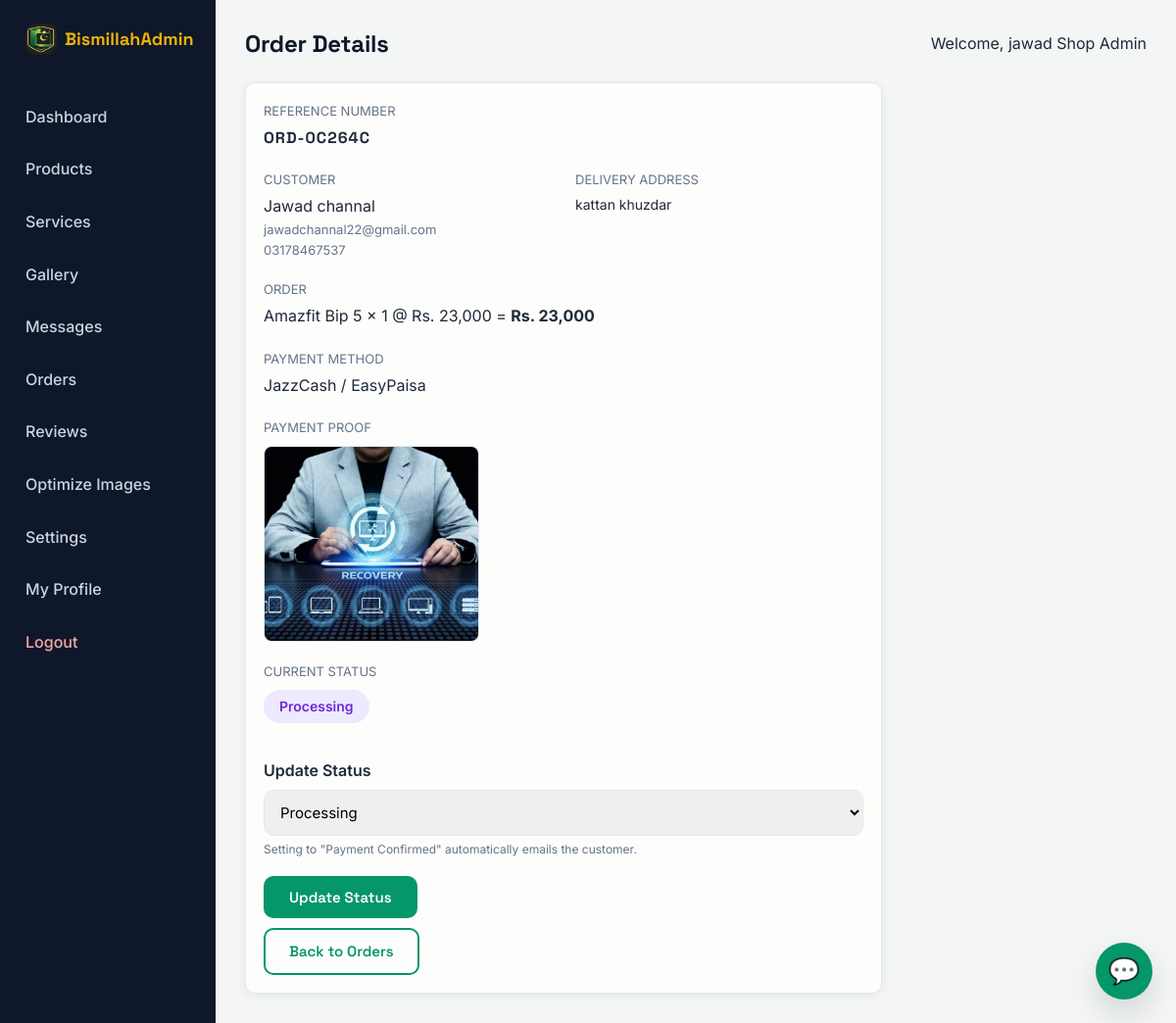
Screenshot of /admin/orders/view.php?id=1 (signed in) with the database file from the repository.
### tables this page shows
CREATE TABLE `settings` (
  `setting_id` int(11) NOT NULL,
  `logo_image` varchar(255) DEFAULT NULL,
  `updated_at` timestamp NOT NULL DEFAULT current_timestamp() ON UPDATE current_timestamp()
);

CREATE TABLE `orders` (
  `order_id` int(11) NOT NULL,
  `reference_token` varchar(12) NOT NULL,
  `product_id` int(11) DEFAULT NULL,
  `product_name_snapshot` varchar(150) NOT NULL,
  `unit_price` decimal(10,2) NOT NULL,
  `quantity` int(11) NOT NULL DEFAULT 1,
  `total_amount` decimal(10,2) NOT NULL,
  `customer_name` varchar(100) NOT NULL,
  `customer_email` varchar(150) NOT NULL,
  `customer_phone` varchar(30) NOT NULL,
  `delivery_address` text DEFAULT NULL,
  `payment_method` enum('bank_transfer','jazzcash_easypaisa') NOT NULL,
  `payment_proof_image` varchar(255) DEFAULT NULL,
  `order_status` enum('pending_payment','payment_review','confirmed','processing','completed','cancelled') NOT NULL DEFAULT 'pending_payment',
  `created_at` timestamp NOT NULL DEFAULT current_timestamp(),
  `updated_at` timestamp NOT NULL DEFAULT current_timestamp() ON UPDATE current_timestamp()
);

### includes/functions.php (called while the page is built, shortened)
<?php
function orderStatusInfo($status) {
    $map = [
        'pending_payment' => ['label' => 'Awaiting Payment', 'bg' => '#fef3c7', 'text' => '#a16207'],
        'payment_review'  => ['label' => 'Payment Under Review', 'bg' => '#dbeafe', 'text' => '#1e40af'],
        'confirmed'       => ['label' => 'Payment Confirmed', 'bg' => '#d1fae5', 'text' => '#047857'],
        'processing'      => ['label' => 'Processing', 'bg' => '#ede9fe', 'text' => '#6d28d9'],
        'completed'       => ['label' => 'Completed', 'bg' => '#dcfce7', 'text' => '#15803d'],
        'cancelled'       => ['label' => 'Cancelled', 'bg' => '#fee2e2', 'text' => '#b91c1c'],
    ];
    return $map[$status] ?? $map['pending_payment'];
}
function paymentMethodLabel($method) {
    return $method === 'bank_transfer' ? 'Bank Transfer' : 'JazzCash / EasyPaisa';
}
?>

### admin/orders/view.php (the view, shortened to what this page needs)
<?php
require '../../config/database.php';
require '../../includes/functions.php';
$orderId = (int) ($_GET['id'] ?? 0);
$stmt = $pdo->prepare("SELECT * FROM orders WHERE order_id = ?");
$stmt->execute([$orderId]);
$order = $stmt->fetch();
require '../includes/admin-header.php';
$st = orderStatusInfo($order['order_status']);
?>
<div class="card" style="max-width:650px;">
    <div class="card-body">
        <p style="color:var(--text-muted); font-size:13px; margin-bottom:4px;">REFERENCE NUMBER</p>
        <p style="font-family:var(--font-heading); font-weight:700; letter-spacing:1px; margin-bottom:20px;">ORD-<?php echo htmlspecialchars($order['reference_token']); ?></p>
        <div class="two-col-grid" style="margin-bottom:20px;">
            <div>
                <p style="color:var(--text-muted); font-size:13px; margin-bottom:4px;">CUSTOMER</p>
                <p><?php echo htmlspecialchars($order['customer_name']); ?></p>
                <p style="font-size:13px; color:var(--text-muted);"><?php echo htmlspecialchars($order['customer_email']); ?><br><?php echo htmlspecialchars($order['customer_phone']); ?></p>
            </div>
            <div>
                <p style="color:var(--text-muted); font-size:13px; margin-bottom:4px;">DELIVERY ADDRESS</p>
                <p style="font-size:14px;"><?php echo nl2br(htmlspecialchars($order['delivery_address'])); ?></p>
            </div>
        </div>
        <p style="color:var(--text-muted); font-size:13px; margin-bottom:4px;">ORDER</p>
        <p style="margin-bottom:20px;"><?php echo htmlspecialchars($order['product_name_snapshot']); ?> &times; <?php echo $order['quantity']; ?> @ Rs. <?php echo number_format($order['unit_price']); ?> = <strong>Rs. <?php echo number_format($order['total_amount']); ?></strong></p>
        <p style="color:var(--text-muted); font-size:13px; margin-bottom:4px;">PAYMENT METHOD</p>
        <p style="margin-bottom:20px;"><?php echo paymentMethodLabel($order['payment_method']); ?></p>
        <p style="color:var(--text-muted); font-size:13px; margin-bottom:8px;">PAYMENT PROOF</p>
        <?php if ($order['payment_proof_image']): ?>
            <a href="/bismillah-shop/uploads/payment-proofs/<?php echo htmlspecialchars($order['payment_proof_image']); ?>" target="_blank">
                <img src="/bismillah-shop/uploads/payment-proofs/<?php echo htmlspecialchars($order['payment_proof_image']); ?>" style="max-width:220px; border-radius:8px; margin-bottom:20px; display:block; border:1px solid var(--border);">
            </a>
        <?php else: ?>
            <p style="color:var(--text-muted); margin-bottom:20px;">No screenshot uploaded yet.</p>
        <?php endif; ?>
        <p style="color:var(--text-muted); font-size:13px; margin-bottom:8px;">CURRENT STATUS</p>
        <span class="category-badge" style="background:<?php echo $st['bg']; ?>; color:<?php echo $st['text']; ?>; font-size:14px; padding:6px 16px; margin-bottom:20px; display:inline-block;"><?php echo $st['label']; ?></span>
        <form method="POST" action="view.php?id=<?php echo $orderId; ?>" style="margin-top:16px;">
            <div class="form-group">
                <label>Update Status</label>
                <select name="order_status">
                    <option value="processing" <?php echo $order['order_status'] === 'processing' ? 'selected' : ''; ?>>Processing</option>
                </select>
                <p style="font-size:12px; color:var(--text-muted); margin-top:4px;">Setting to "Payment Confirmed" automatically emails the customer.</p>
            </div>
            <button type="submit" class="btn btn-primary">Update Status</button>
        </form>
        <a href="index.php" class="btn btn-outline" style="margin-top:10px;">Back to Orders</a>
    </div>
</div>
<?php require '../includes/admin-footer.php'; ?>

### admin/includes/admin-sidebar.php (shortened to what this page needs)
<?php $siteSettings = $pdo->query("SELECT * FROM settings LIMIT 1")->fetch(); ?>
<aside class="admin-sidebar">
    <div class="admin-logo">
        <?php if (!empty($siteSettings['logo_image'])): ?>
            <span style="display:inline-flex; align-items:center; gap:8px;">
                <img src="/bismillah-shop/uploads/branding/<?php echo htmlspecialchars($siteSettings['logo_image']); ?>" alt="Logo" class="site-logo-img" style="height:32px; width:32px;">
                <span>Bismillah<span style="color:var(--accent);">Admin</span></span>
            </span>
        <?php else: ?>
            Bismillah<span>Admin</span>
        <?php endif; ?>
    </div>
    <nav class="admin-nav">
        <a href="/bismillah-shop/admin/dashboard.php" class="admin-nav-link">Dashboard</a>
        <a href="/bismillah-shop/admin/products/index.php" class="admin-nav-link">Products</a>
        <a href="/bismillah-shop/admin/services/index.php" class="admin-nav-link">Services</a>
        <a href="/bismillah-shop/admin/gallery/index.php" class="admin-nav-link">Gallery</a>
        <a href="/bismillah-shop/admin/messages/index.php" class="admin-nav-link">Messages</a>
        <a href="/bismillah-shop/admin/orders/index.php" class="admin-nav-link">Orders</a>
        <a href="/bismillah-shop/admin/reviews/index.php" class="admin-nav-link">Reviews</a>
        <a href="/bismillah-shop/admin/optimize-images.php" class="admin-nav-link">Optimize Images</a>
        <a href="/bismillah-shop/admin/settings.php" class="admin-nav-link">Settings</a>
        <a href="/bismillah-shop/admin/profile.php" class="admin-nav-link">My Profile</a>
        <a href="/bismillah-shop/admin/logout.php" class="admin-nav-link" style="color:#fca5a5;">Logout</a>
    </nav>
</aside>

### assets/css/style.css (style rules this page uses)
:root { --primary: #059669; --primary-dark: #047857; --primary-light: #d1fae5; --secondary: #0f172a; --accent: #eab308; --accent-dark: #a16207; --accent-light: #fef3c7; --bg: #fdfdfb; --bg-light: #f3f6f4; --text: #1e293b; --text-muted: #64748b; --border: #e2e8f0; --success: #2563eb; --danger: #dc2626; --font-heading: 'Space Grotesk', 'Segoe UI', Roboto, Arial, sans-serif; --font-body: 'Inter', 'Segoe UI', Roboto, Arial, sans-serif; --radius: 10px; --shadow: 0 2px 10px rgba(15,23,42,0.06); --shadow-hover: 0 14px 30px rgba(15,23,42,0.14); }
* { box-sizing: border-box; margin: 0; padding: 0; }
body { font-family: var(--font-body); color: var(--text); background: var(--bg); line-height: 1.6; }
a { text-decoration: none; color: var(--primary); }
.site-logo-img { height: 40px; width: 40px; object-fit: cover; border-radius: 10px; vertical-align: middle; }
.btn { display: inline-block; font-family: var(--font-heading); padding: 12px 26px; border-radius: var(--radius); font-weight: 600; font-size: 15px; border: none; cursor: pointer; transition: transform 0.15s ease, box-shadow 0.15s ease, background 0.15s ease; }
.btn-primary { background: var(--primary); color: #fff; }
.btn-outline { background: transparent; border: 2px solid var(--primary); color: var(--primary); padding: 10px 24px; }
.card { position: relative; background: var(--bg); border: 1px solid var(--border); border-radius: var(--radius); overflow: hidden; box-shadow: var(--shadow); transition: box-shadow 0.2s ease, transform 0.2s ease; }
.card::before { content: ''; position: absolute; top: 0; left: 0; right: 0; height: 3px; background: linear-gradient(90deg, var(--primary), var(--accent)); transform: scaleX(0); transform-origin: left; transition: transform 0.25s ease; z-index: 1; }
.card img { width: 100%; height: 200px; object-fit: cover; }
.card-body { padding: 18px; }
.category-badge { display: inline-block; font-size: 12px; font-weight: 600; padding: 3px 10px; border-radius: 20px; }
.form-group { margin-bottom: 18px; }
.form-group label { display: block; margin-bottom: 6px; font-weight: 600; }
.form-group input, .form-group textarea, .form-group select { width: 100%; padding: 12px; border: 1px solid var(--border); border-radius: var(--radius); font-size: 15px; font-family: var(--font-body); }

### assets/css/admin.css (style rules this page uses)
.admin-sidebar { width: 220px; background: var(--secondary); color: #fff; padding: 24px 16px; flex-shrink: 0; }
.admin-logo { font-family: var(--font-heading); font-size: 18px; font-weight: 700; margin-bottom: 30px; padding: 0 10px; }
.admin-logo span { color: var(--accent); }
.admin-nav-link { display: block; padding: 12px 10px; color: #cbd5e1; border-radius: var(--radius); margin-bottom: 4px; font-weight: 500; }
.two-col-grid { display: grid; grid-template-columns: 1fr 1fr; gap: 24px; }

### rows the page displays
settings: logo_image (picture)
orders: reference_token "0C264C", customer_name "Jawad channal", customer_email "jawadchannal22@gmail.com", customer_phone "03178467537", delivery_address "kattan khuzdar", product_name_snapshot "Amazfit Bip 5", quantity "1", unit_price "23,000", total_amount "23,000", payment_method "JazzCash / EasyPaisa", payment_proof_image (picture), order_status "Processing"

### other values shown
$pageTitle "Order Details"
$_SESSION['admin_name'] "jawad Shop Admin"
